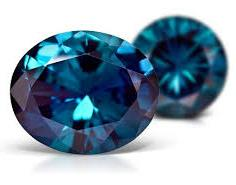
#> input picture train/Alexandrite/alexandrite_15.jpg, 236 x 185 px, given in place of lapis lazuli_3.jpg, which was not available
$ jupyter execute Untitled.ipynb   (older library calls are emulated)   (text cells are left out)
#> lines starting #> are read from the running program, lines starting #| are printed output that depends on the picture; pictures that were not available may be replaced by others from this repository, and a replacement may not be noted
[cell 1]
import imageio
import numpy as np
import matplotlib.pyplot as plt
import os
from skimage.color      import rgb2hsv
from skimage.transform  import rescale, resize, downscale_local_mean
from skimage.util       import montage
import math

[cell 2]
def image_mean_no_background(im) :
    # reshape image into a 3 column array
    im=im[:,:,0:3]
    #print(im.shape)
    im2 = im.reshape(im.shape[0]*im.shape[1],3)
    #print(im2.shape)
    #calculate the background as the mean from the top 5 rows
    background_r = im[1:5,:,0].mean()
    background_g = im[1:5,:,1].mean()
    background_b = im[1:5,:,2].mean()
    # remove the background, for that subtract the means from each channel
    # those points that are +-5 values away from the means are not background

    im3 = im2[( abs(im2[:,0]-background_r)+abs(im2[:,1]-background_g)+abs(im2[:,2]-background_g))>15,:]

    #calculate mean of the image without the background
    im_mean_rgb =([ im3[:,0].mean() , im3[:,1].mean() , im3[:,2].mean()])
    return im_mean_rgb

[cell 3]
im = imageio.imread('test/Lapis Lazuli/lapis lazuli_3.jpg')
#> im is the input picture: shape (185, 236, 3); mean R, G, B 140.9, 160.7, 175.1
plt.imshow(im)
image_mean_no_background(im)
#> in image_mean_no_background, `background_r = im[1:5,:,0].mean()`: background_r = 255
#> in image_mean_no_background, `im_mean_rgb =([ im3[:,0].mean() , im3[:,1].mean() , im3[:,2].mean()])`: im_mean_rgb = [64.62, 97.64, 121.9]
#> Out = [64.62, 97.64, 121.9]

[cell 4]
im = imageio.imread('test/Amber/amber_9.jpg')
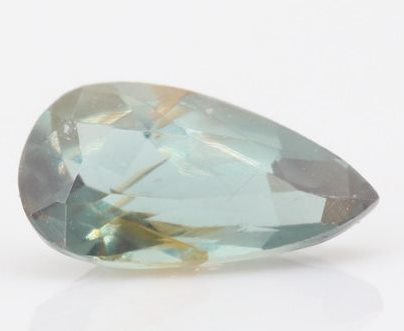
#> input picture train/Alexandrite/alexandrite_24.jpg, 404 x 331 px, given in place of amber_9.jpg, which was not available
#> im is the input picture: shape (331, 404, 3); mean R, G, B 212.7, 216.1, 213.3
plt.imshow(im)
image_mean_no_background(im)
#> Out = [189.9, 195.9, 190.4]

[cell 5]
# base folders
test_folders          = os.listdir('test')
train_folders         = os.listdir('train')

[cell 6]
numTestFolders        = len(test_folders)
numTrainFolders       = len(train_folders)

[cell 7]
number_files = 0
for count_1 in train_folders :
    # first loop over the folders
    current_folder = os.listdir('train/'+count_1)
    #print(current_folder)
    #second loop over the files in the folder
    for count_2 in current_folder :
        number_files = number_files + 1
        # [4 lines of commented-out code are left out]

print(number_files)

average_rgb=np.zeros((number_files,3))
average_hsv=np.zeros((number_files,3))
all_Images  =np.zeros((128,128,3,number_files))

count_names = 0
for count_1 in train_folders :
    # first loop over the folders
    current_folder = os.listdir('train/'+count_1)
    #print(current_folder)
    #second loop over the files in the folder
    for count_2 in current_folder :

        im = imageio.imread('train/'+count_1+ '/' +count_2)
        #print(count_2)
        #print(image_mean_no_background(im))
        tempValue                    = image_mean_no_background(im)
#> tempValue = [64.62, 97.64, 121.9]
        average_rgb[count_names,0:3] = tempValue
        average_hsv[count_names,0:3] = rgb2hsv(np.array(tempValue))
        all_Images[:,:,:,count_names]= resize(im[:,:,0:3], (128, 128),
                       anti_aliasing=True)
        count_names                  = count_names + 1

[cell 8]
index_hue = np.argsort(average_hsv[:,0])
index_hue

[cell 9]
def image_montage(images) :
    # determine the dimensions
    #r,c,l,nm = all_Images[:,:,:,0:9].shape
    r,c,l,nm = images.shape

    #new image
    side_mult = math.ceil(np.sqrt(nm))
    new_image = np.zeros((r*side_mult,c*side_mult,3))
    #print(new_image.shape)
    for count in range(nm) :
        new_r = r*math.floor(count/side_mult)
        new_c = c*(count%side_mult)
        #print(new_r,new_c)
        new_image[new_r:new_r+r,new_c:new_c+c,:]=images[:,:,:,count]

    return new_image

[cell 10]
# [12 lines of commented-out code are left out]

qq=image_montage(all_Images[:,:,:,index_hue[0:9]])
plt.imshow(qq)
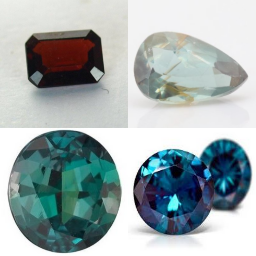
#> shown: shape (256, 256, 3) float64; mean R, G, B 0.629, 0.68, 0.685

[cell 11]
qq=image_montage(all_Images[:,:,:,index_hue[0:2500:20]])
plt.imshow(qq)
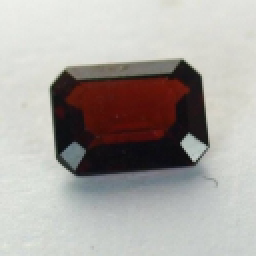
#> shown: shape (128, 128, 3) float64 (shown 2 times larger); mean R, G, B 0.671, 0.655, 0.639

[cell 12]
average_rgb

[cell 13]
im = imageio.imread('train/Almandine/almandine_21.jpg')
imb=im[:,:,0:3]
plt.imshow(imb)
#image_mean_no_background(im)
imb.shape
#> Out = (331, 404, 3)

[cell 14]
average_rgb=np.zeros((9,3))

# [10 lines of commented-out code are left out]
average_rgb[0][:] =(image_mean_no_background(im))
average_rgb[1][:] =(image_mean_no_background(im/2))
#> in image_mean_no_background (call 8), `im=im[:,:,0:3]`:
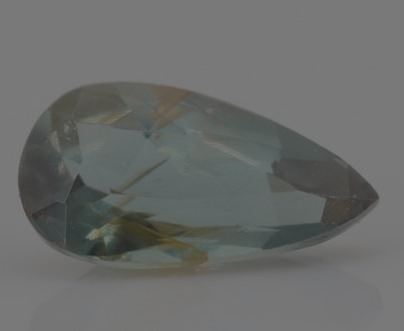
#> im: shape (331, 404, 3) float64; mean R, G, B 106.3, 108, 106.7
#> in image_mean_no_background (call 8), `background_r = im[1:5,:,0].mean()`: background_r = 121.4
#> in image_mean_no_background (call 8), `background_b = im[1:5,:,2].mean()`: background_b = 121.6
#> in image_mean_no_background (call 8), `im_mean_rgb =([ im3[:,0].mean() , im3[:,1].mean() , im3[:,2].mean()])`: im_mean_rgb = [89.21, 92.99, 89.44]
average_rgb[2][:] =(image_mean_no_background(im/3))
#> in image_mean_no_background (call 9), `im=im[:,:,0:3]`:
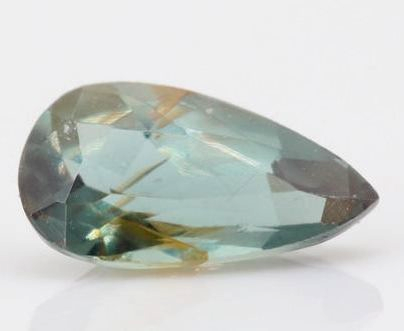
#> im: shape (331, 404, 3) float64; mean R, G, B 70.9, 72, 71.1; drawn with min black and max white
#> in image_mean_no_background (call 9), `background_r = im[1:5,:,0].mean()`: background_r = 80.93
#> in image_mean_no_background (call 9), `background_b = im[1:5,:,2].mean()`: background_b = 81.09
#> in image_mean_no_background (call 9), `im_mean_rgb =([ im3[:,0].mean() , im3[:,1].mean() , im3[:,2].mean()])`: im_mean_rgb = [58.46, 61.14, 58.63]
average_rgb[3][:] =(image_mean_no_background(im/4))
